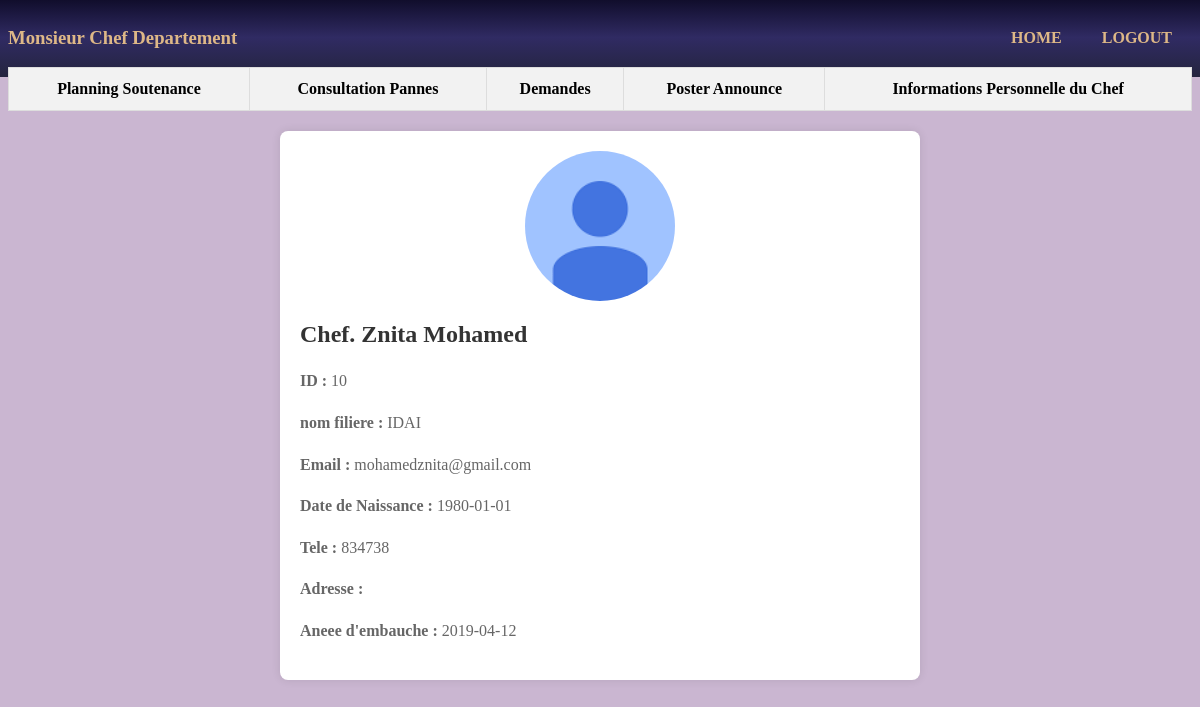
The app's page /EspaceChefFiliere.php?id_chef=10 with its own data.
### tables this page shows
CREATE TABLE `chefs_filiere` (
  `id_chef` int(11) NOT NULL,
  `email_chef` char(50) DEFAULT NULL,
  `nom_filiere` char(30) DEFAULT NULL,
  `password` char(20) DEFAULT NULL,
  `nom_chef` char(50) DEFAULT NULL,
  `prenom_chef` char(50) DEFAULT NULL,
  `DateNaissance` date DEFAULT NULL,
  `DateEmbauche` date DEFAULT NULL,
  `Adresse` varchar(70) DEFAULT NULL,
  `Tele` int(11) DEFAULT NULL
);

### EspaceChefFiliere.php (the view, shortened to what this page needs)
<!DOCTYPE html>
<html lang="en">
<head>
  <link rel="stylesheet" href="style.css">
  <link rel="stylesheet" href="css/header_espace.css">
</head>
<body>
<?php
$nom_chef = isset($_GET['nom_chef']) ? $_GET['nom_chef'] : '';
$id_chef = isset($_GET['id_chef']) ? $_GET['id_chef'] : '';
?>
<section class="header-espace">
        <h3>Monsieur Chef Departement <?php echo $nom_chef ?>  </h3>
        <nav>
            <ul>
                <li><a href="home.php"> HOME </a></li>
                <li><a href="LoginChefD.php">LOGOUT </a></li>
            </ul>
        </nav>
    </section>
<div class="contai-main">
        <table class="table_tete" border="1">
            <tr id="tete" style="margin-top: 50px;">
                <th id="sc">Planning Soutenance</th>
                <th id="comp">Consultation Pannes </th>
                <th id="DM">Demandes</th>
                <th id="AN"><a href="AnnounceArretCours.php" style="color:black">Poster Announce</a></th>
                <th id="infos">Informations Personnelle du Chef</th>
            </tr>
        </table>
        <?php
        include("conn.php");
        $sql = "SELECT * FROM chefs_filiere where id_chef = '$id_chef' ";
        $res = mysqli_query($conn, $sql);
        while($row = mysqli_fetch_assoc($res)){
            $nom_filiere = $row['nom_filiere'] ;
            $nom_chef = $row['nom_chef'];
            $prenom_chef = $row['prenom_chef'];
            $email = $row['email_chef'];
            $id_chef = $row['id_chef'];
            $DateNaissance = $row['DateNaissance'];
            $DateEmbauche = $row['DateEmbauche'];
            $Adresse = $row['Adresse'];
            $Tele = $row['Tele'];
        }
        ?>
        <div id="infosChef" style="width: 100%;">
        <section class="section2" style="width: 100%;">
        <div class="profile-image">
            <img src="image/anonymous.png" alt="Professor Image">
        </div>
        <h1>Chef. <?php echo $nom_chef ." ".$prenom_chef  ?></h1>
        <p><strong>ID :</strong> <?php echo $id_chef  ?></p>
        <p><strong>nom filiere :</strong> <?php echo $nom_filiere ?>  </p>
        <p><strong>Email : </strong><?php echo $email  ?></p>
        <p><strong>Date de Naissance : </strong><?php echo $DateNaissance  ?></p>
        <p><strong>Tele :</strong> <?php echo $Tele  ?></p>
        <p><strong>Adresse :</strong> <?php echo  $Adresse  ?></p>
        <p><strong>Aneee d'embauche :</strong> <?php echo  $DateEmbauche  ?></p>
        </section>
        </div>
    </div>
</body>
</html>

### css/header_espace.css (style rules this page uses)
.header-espace { margin: -10px ; padding: 10px ; background: linear-gradient(to bottom, #0f0c29, #302b63, #24243e); display: flex; justify-content: space-between; align-items: center; }
.header-espace nav { display:flex ; padding-left: 50px; justify-content: space-between; align-items: center; }
.header-espace nav ul { display: flex; align-items: center; justify-content: space-between; list-style: none ; }
.header-espace nav ul li { padding: 0px 20px ; float: left ; }
.header-espace nav ul li a { text-decoration: none ; color: burlywood ; }
.header-espace h3 { color: burlywood ; }

### EspaceChefFiliere.php (style rules this page uses)
body { background-image: url('image/back.jpg'); background-size: cover; background-position: center center; background-repeat: no-repeat; }
table { width: 100%; border-collapse: collapse; margin-bottom: 20px; margin-left: auto; margin-right: auto; }
th, td { border: 1px solid #ddd; padding: 12px; text-align: center; }
th { background-color: #f2f2f2; cursor: pointer; }
a { text-decoration: none; color: white; font-weight: bold; }
.section2 { max-width: 600px; margin: 20px auto; background-color: #fff; padding: 20px; border-radius: 8px; box-shadow: 0 0 10px rgba(0, 0, 0, 0.1); }
h1 { color: #333; }
p { line-height: 1.6; color: #666; }
.profile-image { width: 150px; height: 150px; border-radius: 50%; margin: 0 auto 20px; overflow: hidden; }
.profile-image img { width: 100%; height: 100%; object-fit: cover; }

### records on screen
chefs_filiere: nom_chef "Znita", prenom_chef "Mohamed", id_chef "10", nom_filiere "IDAI", email_chef "mohamedznita@gmail.com", DateNaissance "1980-01-01", Tele "834738", DateEmbauche "2019-04-12"
